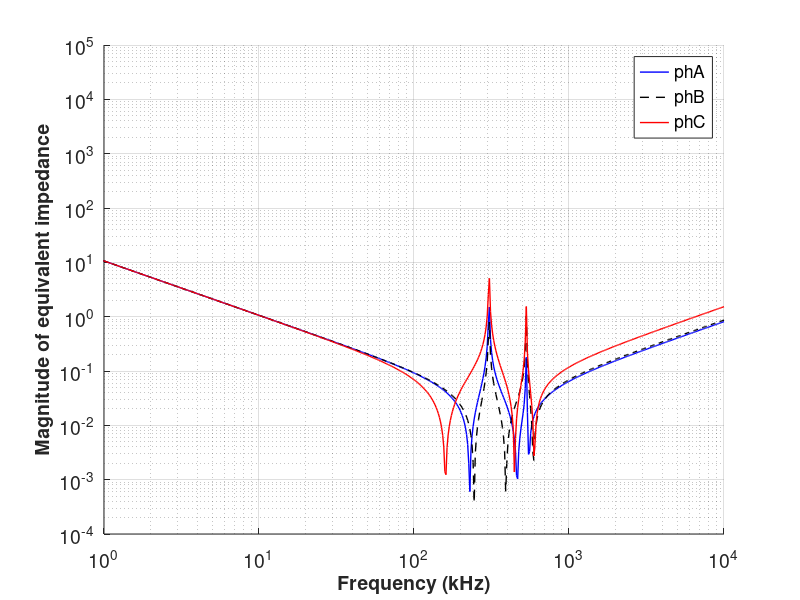

Recreate this plot in MATLAB.
%% w axis
w = 2*pi*logspace(0,7,1000)';
%% Parameter values
LATop  = 03.40e-9;
LABot  = 20.25e-9;
LAMid  = 01.30e-9;
LBTop  = 03.38e-9;
LBBot  = 20.38e-9;
LBMid  = 01.30e-9;
LCTop  = 03.41e-9;
LCBot  = 20.94e-9;
LCMid  = 01.30e-9;
LABTop = 18.30e-9;
LABBot = 10.20e-9;
LBCTop = 21.84e-9;
LBCBot = 11.14e-9;

ESLA = 19e-15;
ESLB = 19e-15;
ESLC = 19e-15;

C1A = 5e-6;
C1B = 5e-6;
C1C = 5e-6;

%% New merged inducances - phA
L1_phA = LATop + LABot + ESLA;
L2_phA = LABTop;
L3_phA = LABBot;
L4_phA = ESLB;
L5_phA = LBTop + LBBot + LBCTop + LBCBot + ESLC;

%% New merged inducances - phB
L1_phB = LATop + LABot + LABTop + LABBot + ESLA;
L2_phB = ESLB;
L3_phB = LBTop + LBBot;
L4_phB = LBCTop + LBCBot + ESLC;

%% New merged inducances - phC
L1_phC = LATop + LABot + LABTop + LABBot + ESLA;
L2_phC = ESLB;
L3_phC = LBTop + LBBot + LBCTop + LBCBot;
L4_phC = ESLC;
L5_phC = LCTop + LCBot;

%% Calculated impedances - phA
Z1_phA = 1i*w*L5_phA + 1./(1i*w*C1C);
Z2_phA = 1i*w*L4_phA + 1./(1i*w*C1B);
Z3_phA = Z1_phA.*Z2_phA./(Z1_phA+Z2_phA);
Z4_phA = Z3_phA + 1i*w*(L2_phA+L3_phA);
Z5_phA = 1i*w*L1_phA + 1./(1i*w*C1A);
Zeqv_phA = Z4_phA.*Z5_phA./(Z4_phA+Z5_phA);

%% Calculated impedances - phB
Z1_phB = 1i*w*L1_phB + 1./(1i*w*C1A);
Z2_phB = 1i*w*L2_phB + 1./(1i*w*C1B);
Z3_phB = Z1_phB.*Z2_phB./(Z1_phB+Z2_phB);
Z4_phB = Z3_phB + 1i*w*(L3_phB);
Z5_phB = 1i*w*L4_phB + 1./(1i*w*C1C);
Zeqv_phB = Z4_phB.*Z5_phB./(Z4_phB+Z5_phB);

%% Calculated impedances - phC
Z1_phC = 1i*w*L1_phC + 1./(1i*w*C1A);
Z2_phC = 1i*w*L2_phC + 1./(1i*w*C1B);
Z3_phC = Z1_phC.*Z2_phC./(Z1_phC+Z2_phC);
Z4_phC = Z3_phC + 1i*w*(L3_phC);
Z5_phC = 1i*w*L4_phC + 1./(1i*w*C1C);
Z6_phC = Z4_phC.*Z5_phC./(Z4_phC+Z5_phC);
Zeqv_phC = Z6_phC + 1i*w*L5_phC;

%%
figure;
hold all;
plot(w/(2*pi*1000),abs(Zeqv_phA),'b-','Linewidth',1);
plot(w/(2*pi*1000),abs(Zeqv_phB),'k--','Linewidth',1);
plot(w/(2*pi*1000),abs(Zeqv_phC),'r-','Linewidth',1);
set(gca, 'YScale', 'log', 'XScale', 'log')
grid on;
set(gca,'FontSize',14);
xlabel('Frequency (kHz)','FontSize',14,'FontWeight','Bold')
ylabel('Magnitude of equivalent impedance','FontSize',14,'FontWeight','Bold')
xlim([1 10000]);
%ylim([-1.2 1.2]);
legend({'phA','phB','phC'},'Location','best');

%% Obsolete
% loglog(w/(2*pi*1000),abs(Zeqv_phA),'-s')
% loglog(w/(2*pi*1000),abs(Zeqv_phC),'-s')